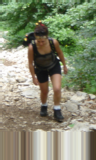
#> input picture data/Training images (Pos)/crop_000010b.bmp, 96 x 160 px, found by its file name
$ python perform_grayscale_conversion.py
#> lines starting #> are read from the running program, lines starting #| are printed output that depends on the picture
#> further down, image is the input picture: shape (160, 96, 3); mean R, G, B 134.1, 138.4, 113.6
'''
Computer Vision Final Project
Project group members:
    1. Aniket Bote (N12824308)
    2. Sindhu Harish (N19806874)
'''

import numpy as np

def grayscale_conversion(image):
    '''
        Converts colored image to grayscale
        Args:
            image: input is color image
        Return:
            image: grayscale converted image
    '''
    R, G, B = image[:,:,0], image[:,:,1], image[:,:,2]
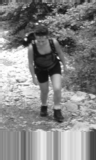
#> R: shape (160, 96); min 14, max 254, mean 134.1
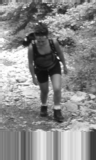
#> G: shape (160, 96); min 14, max 254, mean 138.4
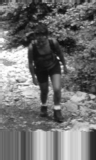
#> B: shape (160, 96); min 10, max 254, mean 113.6
    imgGray = np.round(0.299 * R + 0.587 * G + 0.114 * B)
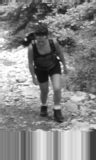
#> imgGray: shape (160, 96) float64; min 14, max 254, mean 134.3
    return  imgGray

if __name__ == "__main__":
    from skimage.io import imread
    image =imread("data\Training images (Pos)\crop_000010b.bmp")
    print(grayscale_conversion(image))
#> (printed output is left out)

$ run again, with data/Training images (Pos)/crop001030c.bmp copied over data/Training images (Pos)/crop_000010b.bmp
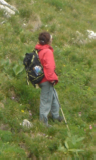
#> input picture data/Training images (Pos)/crop001030c.bmp, 96 x 160 px, found by its file name
#> image is the input picture: shape (160, 96, 3); mean R, G, B 119.1, 122.6, 70.3
#> in grayscale_conversion, `R, G, B = image[:,:,0], image[:,:,1], image[:,:,2]`:
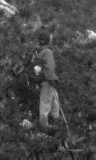
#> B: shape (160, 96); min 17, max 247, mean 70.3
#> in grayscale_conversion, `imgGray = np.round(0.299 * R + 0.587 * G + 0.114 * B)`:
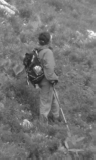
#> imgGray: shape (160, 96) float64; min 33, max 250, mean 115.6
#> (printed output is left out)
